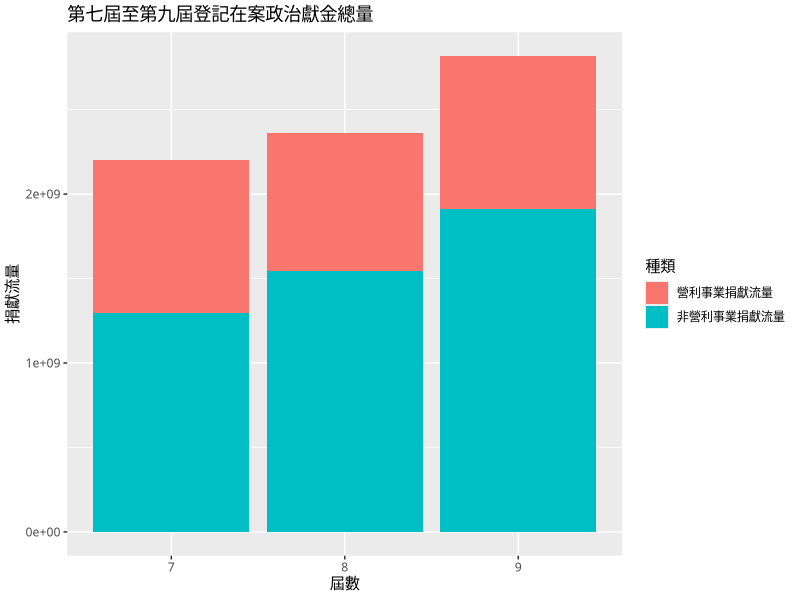
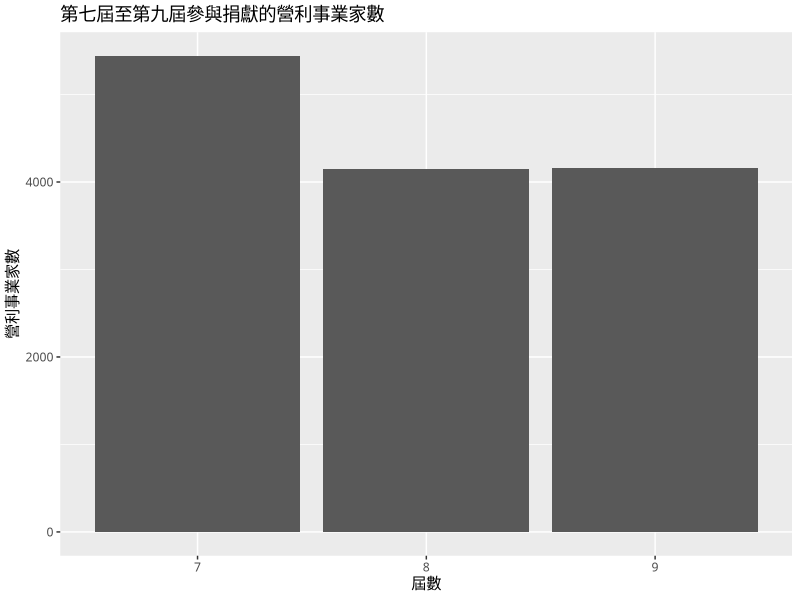
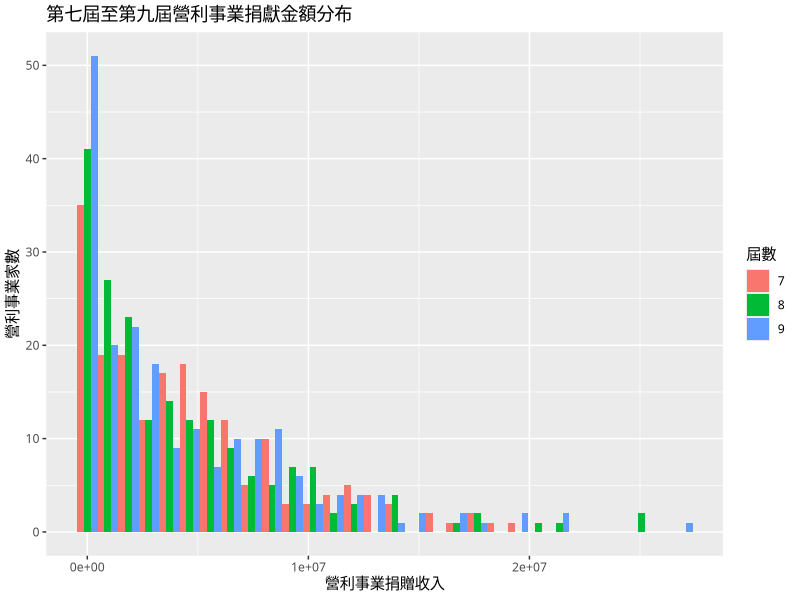
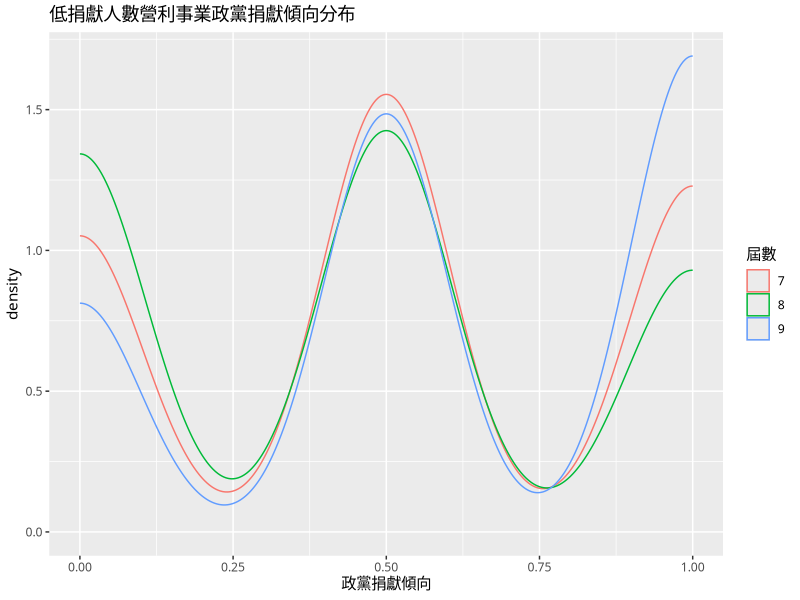
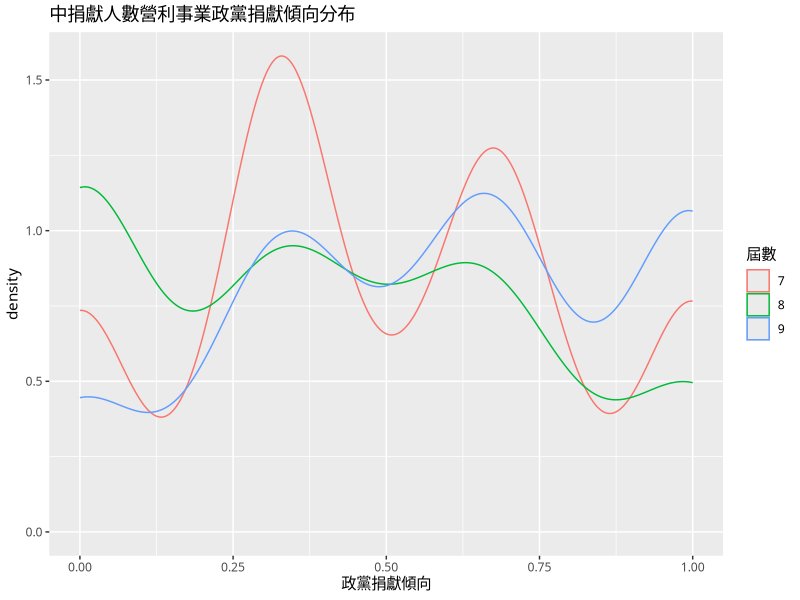
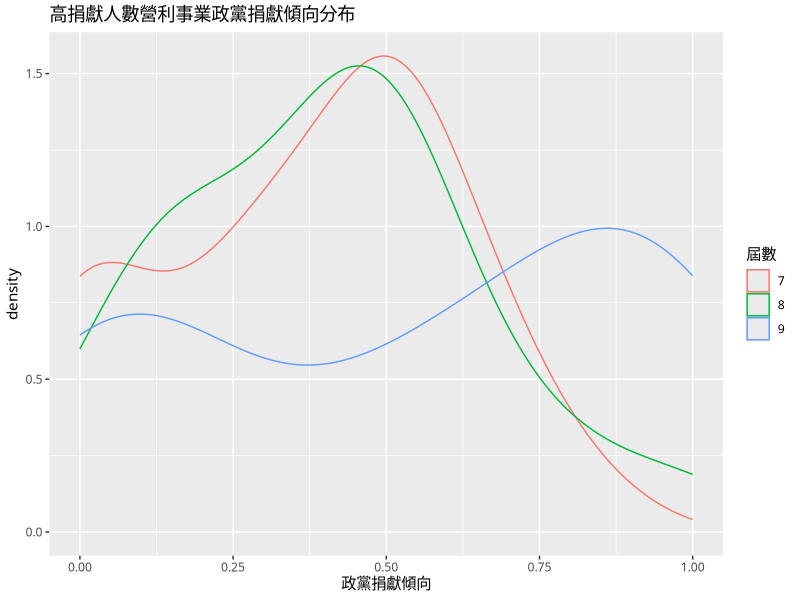

Source code (R) for these figures, in order: (Note: this script raises an error after producing the figures.)
## ---- chunk 1
library(tidyverse)
library(ggplot2)
options(stringsAsFactors = FALSE)
## ---- chunk 2
per16 <- read.csv("political_contribution/2016/A05_basic_all.csv", header = TRUE, sep = ",")
don16 <- read.csv("political_contribution/2016/A02_company_all_public.csv", header = TRUE, sep = ",")

per12 <- read.csv("political_contribution/2012/A15_basicall_8.csv", header = TRUE, sep = ",")
don12 <- read.csv("political_contribution/2012/political_donation_8_od.csv", header = TRUE, sep = ",")

per08 <- read.csv("political_contribution/2008/A16_basicall_7.csv", header = TRUE, sep = ",")
don08 <- read.csv("political_contribution/2008/political_donation_7_od.csv", header = TRUE, sep = ",")
## ---- chunk 3
don08 <- select(don08, - 身份證.統一編, - 填答數 , - 其他)
don12 <- select(don12, - 收支科目, - 身份證.統一編, - 填答數 , - 其他)
don16 <- select(don16, - 推薦政黨, - 當選註記, - 序號, - 收支科目, - 統一編號, - 支出金額, - 金錢類, - P)
colnames(don16)[1] <- "姓名"
don16 <- cbind(don16, 屆數 = "9")

don12 <- don12[,c(2, 1, 3, 5, 4, 6)]
don16 <- don16[,c(6, 1, 3, 4, 2, 5)]
## ---- chunk 4
per08 <- cbind(per08, 屆數 = "7")
per12 <- cbind(per12, 屆數 = "8")
per16 <- cbind(per16, 屆數 = "9")
per16 <- per16[,c(-3, -9, -12, -15, -17, -19, -21, -23, -25, -26, -27)]

per08 <- per08[,c(17, 1, 2, 3, 4, 5, 6, 7, 8, 9, 10, 11, 12, 13, 14, 15, 16)]
per12 <- per12[,c(17, 2, 1, 3, 4, 5, 6, 7, 8, 9, 10, 11, 12, 13, 14, 15, 16)]
per16 <- per16[,c(17, 1, 2, 8, 9, 4, 3 , 5, 6, 7, 10, 11, 12, 13, 14, 15, 16)]
## ---- chunk 5
donall <- rbind(rbind(don08, don12), don16)
perall <- rbind(rbind(per08, per12), per16)
## ---- chunk 6
perall %>%
  select(屆數, 總收入, 營利事業捐贈收入) %>%
  mutate(非營利事業捐贈收入 = 總收入 - 營利事業捐贈收入) %>%
  group_by(屆數) %>%
  summarise(營利事業捐獻流量 = sum(營利事業捐贈收入), 非營利事業捐獻流量 = sum(非營利事業捐贈收入)) %>%
  gather(種類, 捐獻流量, 營利事業捐獻流量, 非營利事業捐獻流量) %>%
  ggplot(aes(x = 屆數, y = 捐獻流量, fill = 種類)) +
  geom_bar(stat = "identity") +
  ggtitle("第七屆至第九屆登記在案政治獻金總量") +
  theme(text = element_text(family = "Heiti TC Light"))
## ---- chunk 7
donall %>%
  select(屆數, 捐贈者.支出對象) %>%
  group_by(屆數, 捐贈者.支出對象) %>%
  count(屆數, 捐贈者.支出對象) %>%
  ggplot(aes(x = 屆數)) +
  geom_bar() +
  ggtitle("第七屆至第九屆參與捐獻的營利事業家數") +
  ylab("營利事業家數") +
  theme(text = element_text(family = "Heiti TC Light"))
## ---- chunk 8
perall %>%
  select(屆數, 營利事業捐贈收入) %>%
  filter(營利事業捐贈收入 > 0) %>%
  ggplot(aes(x = 營利事業捐贈收入, fill = 屆數)) +
  geom_histogram(position = "dodge") +
  ggtitle("第七屆至第九屆營利事業捐獻金額分布") +
  ylab("營利事業家數") +
  theme(text = element_text(family = "Heiti TC Light"))
## ---- chunk 9
donbe <- donall %>%
  select(屆數, 姓名, 捐贈者.支出對象) %>%
  group_by(屆數, 姓名, 捐贈者.支出對象) %>%
  count(捐贈者.支出對象) %>%
  ungroup() %>%
  left_join(perall, by = c("姓名" = "姓名", "屆數" = "屆數")) %>%
  select(屆數, 姓名, 捐贈者.支出對象, 推薦政黨) %>%
  filter(推薦政黨 %in% c("民主進步黨", "中國國民黨")) %>%
  group_by(屆數, 捐贈者.支出對象) %>%
  count(捐贈者.支出對象) %>%
  filter(n>1) %>%
  mutate(捐獻人數 = ifelse(n >= 1 & n <= 2, "低捐獻人數",
                       ifelse(n >= 3 & n <= 5, "中捐獻人數", "高捐獻人數"))) %>%
  rename(總捐獻人數 = n)

donall %>%
  select(屆數, 姓名, 捐贈者.支出對象) %>%
  group_by(屆數, 姓名, 捐贈者.支出對象) %>%
  count(捐贈者.支出對象) %>%
  ungroup() %>%
  left_join(perall, by = c("姓名" = "姓名", "屆數" = "屆數")) %>%
  select(屆數, 捐贈者.支出對象, 推薦政黨) %>%
  filter(推薦政黨 %in% c("民主進步黨", "中國國民黨")) %>%
  group_by(屆數, 捐贈者.支出對象, 推薦政黨) %>%
  count(捐贈者.支出對象) %>%
  ungroup() %>%
  filter(捐贈者.支出對象 %in% donbe$捐贈者.支出對象) %>%
  left_join(donbe, by = c("捐贈者.支出對象", "屆數" = "屆數")) %>%
  filter(捐獻人數 == "低捐獻人數") %>%
  mutate(value = ifelse(推薦政黨 == "民主進步黨", n, 0)) %>%
  group_by(屆數, 捐贈者.支出對象, 總捐獻人數) %>%
  summarise(捐獻分數 = sum(value)) %>%
  mutate(政黨捐獻傾向 = 捐獻分數/總捐獻人數) %>%
  ggplot(aes(x = 政黨捐獻傾向, colour = 屆數)) +
  geom_density() +
  ggtitle("低捐獻人數營利事業政黨捐獻傾向分布") +
  theme(text = element_text(family = "Heiti TC Light"))

donall %>%
  select(屆數, 姓名, 捐贈者.支出對象) %>%
  group_by(屆數, 姓名, 捐贈者.支出對象) %>%
  count(捐贈者.支出對象) %>%
  ungroup() %>%
  left_join(perall, by = c("姓名" = "姓名", "屆數" = "屆數")) %>%
  select(屆數, 捐贈者.支出對象, 推薦政黨) %>%
  filter(推薦政黨 %in% c("民主進步黨", "中國國民黨")) %>%
  group_by(屆數, 捐贈者.支出對象, 推薦政黨) %>%
  count(捐贈者.支出對象) %>%
  ungroup() %>%
  filter(捐贈者.支出對象 %in% donbe$捐贈者.支出對象) %>%
  left_join(donbe, by = c("捐贈者.支出對象", "屆數" = "屆數")) %>%
  filter(捐獻人數 == "中捐獻人數") %>%
  mutate(value = ifelse(推薦政黨 == "民主進步黨", n, 0)) %>%
  group_by(屆數, 捐贈者.支出對象, 總捐獻人數) %>%
  summarise(捐獻分數 = sum(value)) %>%
  mutate(政黨捐獻傾向 = 捐獻分數/總捐獻人數) %>%
  ggplot(aes(x = 政黨捐獻傾向, colour = 屆數)) +
  geom_density() +
  ggtitle("中捐獻人數營利事業政黨捐獻傾向分布") +
  theme(text = element_text(family = "Heiti TC Light"))

donall %>%
  select(屆數, 姓名, 捐贈者.支出對象) %>%
  group_by(屆數, 姓名, 捐贈者.支出對象) %>%
  count(捐贈者.支出對象) %>%
  ungroup() %>%
  left_join(perall, by = c("姓名" = "姓名", "屆數" = "屆數")) %>%
  select(屆數, 捐贈者.支出對象, 推薦政黨) %>%
  filter(推薦政黨 %in% c("民主進步黨", "中國國民黨")) %>%
  group_by(屆數, 捐贈者.支出對象, 推薦政黨) %>%
  count(捐贈者.支出對象) %>%
  ungroup() %>%
  filter(捐贈者.支出對象 %in% donbe$捐贈者.支出對象) %>%
  left_join(donbe, by = c("捐贈者.支出對象", "屆數" = "屆數")) %>%
  filter(捐獻人數 == "高捐獻人數") %>%
  mutate(value = ifelse(推薦政黨 == "民主進步黨", n, 0)) %>%
  group_by(屆數, 捐贈者.支出對象, 總捐獻人數) %>%
  summarise(捐獻分數 = sum(value)) %>%
  mutate(政黨捐獻傾向 = 捐獻分數/總捐獻人數) %>%
  ggplot(aes(x = 政黨捐獻傾向, colour = 屆數)) +
  geom_density() +
  ggtitle("高捐獻人數營利事業政黨捐獻傾向分布") +
  theme(text = element_text(family = "Heiti TC Light"))
## ---- chunk 10
donra <- donall %>%
  select(屆數, 姓名, 捐贈者.支出對象) %>%
  group_by(屆數, 姓名, 捐贈者.支出對象) %>%
  count(捐贈者.支出對象) %>%
  ungroup() %>%
  group_by(屆數, 捐贈者.支出對象) %>%
  count(捐贈者.支出對象) %>%
  mutate(捐獻人數 = ifelse(nn >= 1 & nn <= 2, "低捐獻人數",
                       ifelse(nn >= 3 & nn <= 5, "中捐獻人數", "高捐獻人數"))) %>%
  rename(總捐獻人數 = nn)

donall %>%
  select(屆數, 姓名, 捐贈者.支出對象) %>%
  group_by(屆數, 姓名, 捐贈者.支出對象) %>%
  count(捐贈者.支出對象) %>%
  ungroup() %>%
  left_join(perall, by = c("姓名" = "姓名", "屆數" = "屆數")) %>%
  select(屆數, 捐贈者.支出對象, 當選註記) %>%
  filter(!is.na(當選註記)) %>%
  group_by(捐贈者.支出對象, 當選註記) %>%
  count(屆數, 捐贈者.支出對象) %>%
  mutate(value = ifelse(當選註記 == "*", n, 0)) %>%
  ungroup() %>%
  left_join(donra, by = c("捐贈者.支出對象", "屆數" = "屆數")) %>%
  filter(捐獻人數 == "低捐獻人數") %>%
  group_by(捐贈者.支出對象) %>%
  mutate(捐獻當選機率 = sum(value) / sum(n)) %>%
  distinct(屆數, 捐贈者.支出對象, .keep_all = TRUE) %>%
  ggplot(aes(x = 捐獻當選機率, colour = 屆數)) +
  geom_density() +
  ggtitle("低捐獻人數營利事業政黨捐獻當選分布") +
  theme(text = element_text(family = "Heiti TC Light"))

donall %>%
  select(屆數, 姓名, 捐贈者.支出對象) %>%
  group_by(屆數, 姓名, 捐贈者.支出對象) %>%
  count(捐贈者.支出對象) %>%
  ungroup() %>%
  left_join(perall, by = c("姓名" = "姓名", "屆數" = "屆數")) %>%
  select(屆數, 捐贈者.支出對象, 當選註記) %>%
  filter(!is.na(當選註記)) %>%
  group_by(捐贈者.支出對象, 當選註記) %>%
  count(屆數, 捐贈者.支出對象) %>%
  mutate(value = ifelse(當選註記 == "*", n, 0)) %>%
  ungroup() %>%
  left_join(donra, by = c("捐贈者.支出對象", "屆數" = "屆數")) %>%
  filter(捐獻人數 == "中捐獻人數") %>%
  group_by(捐贈者.支出對象) %>%
  mutate(捐獻當選機率 = sum(value) / sum(n)) %>%
  distinct(屆數, 捐贈者.支出對象, .keep_all = TRUE) %>%
  ggplot(aes(x = 捐獻當選機率, colour = 屆數)) +
  geom_density() +
  ggtitle("中捐獻人數營利事業政黨捐獻當選分布") +
  theme(text = element_text(family = "Heiti TC Light"))

donall %>%
  select(屆數, 姓名, 捐贈者.支出對象) %>%
  group_by(屆數, 姓名, 捐贈者.支出對象) %>%
  count(捐贈者.支出對象) %>%
  ungroup() %>%
  left_join(perall, by = c("姓名" = "姓名", "屆數" = "屆數")) %>%
  select(屆數, 捐贈者.支出對象, 當選註記) %>%
  filter(!is.na(當選註記)) %>%
  group_by(捐贈者.支出對象, 當選註記) %>%
  count(屆數, 捐贈者.支出對象) %>%
  mutate(value = ifelse(當選註記 == "*", n, 0)) %>%
  ungroup() %>%
  left_join(donra, by = c("捐贈者.支出對象", "屆數" = "屆數")) %>%
  filter(捐獻人數 == "高捐獻人數") %>%
  group_by(捐贈者.支出對象) %>%
  mutate(捐獻當選機率 = sum(value) / sum(n)) %>%
  distinct(屆數, 捐贈者.支出對象, .keep_all = TRUE) %>%
  ggplot(aes(x = 捐獻當選機率, colour = 屆數)) +
  ggtitle("高捐獻人數營利事業政黨捐獻當選分布") +
  geom_density() +
  theme(text = element_text(family = "Heiti TC Light"))
